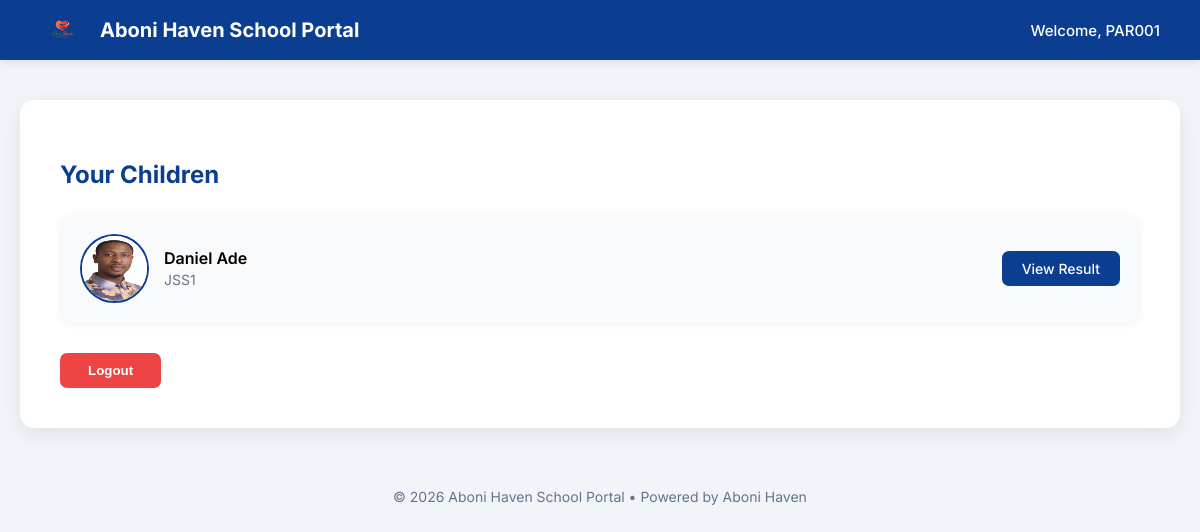
/parent/dashboard/ (signed in), run on the app's committed database.
### students/models.py (models this page shows, shortened)
class Student(models.Model):
    parent = models.ForeignKey(
        Parent,
        on_delete=models.CASCADE,
        related_name="children"
    )
    first_name = models.CharField(max_length=100)
    last_name = models.CharField(max_length=100)
    student_class = models.CharField(max_length=20)
    student_id = models.CharField(max_length=20, unique=True)
    passport = models.ImageField(
    upload_to="passports/",
    blank=True,
    null=True
)

### parents/views.py (the view)
# urls.py: path('dashboard/', views.parent_dashboard, name='parent_dashboard'),
@login_required
def parent_dashboard(request):
    try:
        parent = Parent.objects.get(user=request.user)
    except Parent.DoesNotExist:
        return redirect("/accounts/login/")
    students = Student.objects.filter(parent=parent)
    return render(request, "parents/dashboard.html", {
        "parent": parent,
        "students": students
    })

### templates/parents/dashboard.html (shortened to what this page needs)
<!DOCTYPE html>
<html lang="en">
<head>
</head>
<body>
<div class="navbar">
<div class="nav-left">
<img src="/media/logo.png">
<div class="nav-title">
Aboni Haven School Portal
</div>
</div>
<div class="nav-right">
Welcome, {{ request.user.username }}
</div>
</div>
<div class="container">
<div class="card">
<h2>Your Children</h2>
{% for student in students %}
<div class="student">
<div class="student-left">
{% if student.passport %}
<img src="{{ student.passport.url }}">
{% else %}
<img src="https://via.placeholder.com/65">
{% endif %}
<div>
<div class="name">
{{ student.first_name }} {{ student.last_name }}
</div>
<div class="class">
{{ student.student_class }}
</div>
</div>
</div>
<a href="/result/{{ student.id }}/" class="btn">
View Result
</a>
</div>
{% endfor %}
<form method="POST" action="/accounts/logout/" class="logout">
<button>
Logout
</button>
</form>
</div>
<div class="footer">
© 2026 Aboni Haven School Portal • Powered by Aboni Haven
</div>
</div>
</body>
</html>

### templates/parents/dashboard.html (style rules this page uses)
body { font-family:Inter, sans-serif; margin:0; background:#f1f5f9; }
.navbar { background:#0b3d91; color:white; padding:15px 40px; display:flex; justify-content:space-between; align-items:center; box-shadow:0 2px 10px rgba(0,0,0,0.1); }
.nav-left { display:flex; align-items:center; }
.nav-left img { width:45px; margin-right:15px; }
.nav-title { font-size:20px; font-weight:700; }
.nav-right { font-weight:500; font-size:15px; }
.container { max-width:1200px; margin:40px auto; padding:0 20px; }
.card { background:white; padding:40px; border-radius:14px; box-shadow:0 6px 20px rgba(0,0,0,0.08); }
h2 { color:#0b3d91; margin-bottom:25px; }
.student { display:flex; justify-content:space-between; align-items:center; background:#f9fafc; padding:20px; border-radius:12px; margin-bottom:15px; box-shadow:0 2px 8px rgba(0,0,0,0.05); }
.student-left { display:flex; align-items:center; }
.student img { width:65px; height:65px; border-radius:50%; margin-right:15px; border:2px solid #0b3d91; }
.name { font-weight:600; font-size:16px; }
.class { font-size:14px; color:#64748b; margin-top:3px; }
.btn { background:#0b3d91; color:white; padding:9px 20px; border-radius:7px; text-decoration:none; font-size:14px; font-weight:500; transition:0.3s; }
.logout { margin-top:30px; }
.logout button { background:#ef4444; border:none; color:white; padding:10px 28px; border-radius:7px; cursor:pointer; font-weight:600; transition:0.3s; }
.footer { text-align:center; margin-top:40px; padding:20px; color:#64748b; font-size:14px; }

### data on the page
Student: passport (picture), first_name "Daniel", last_name "Ade", student_class "JSS1"

### other printed values
{{ request.user.username }} "PAR001"
